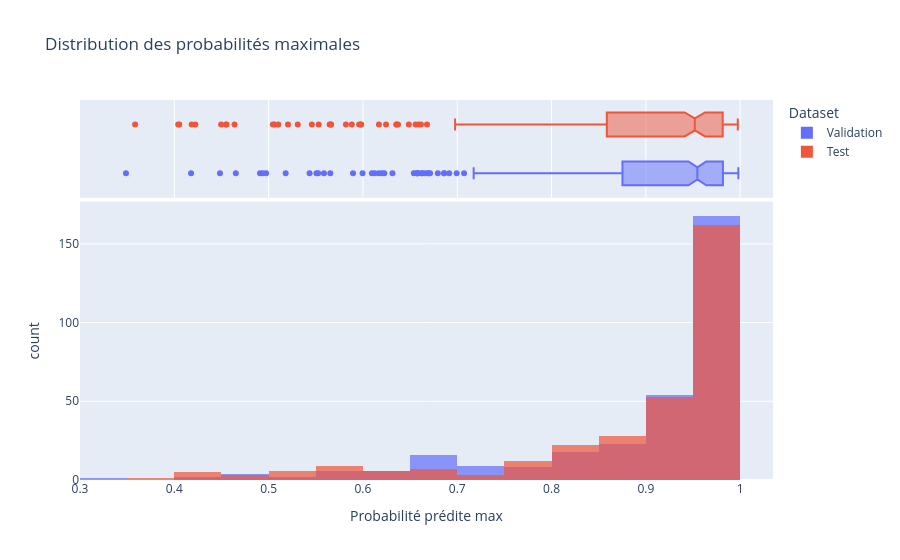
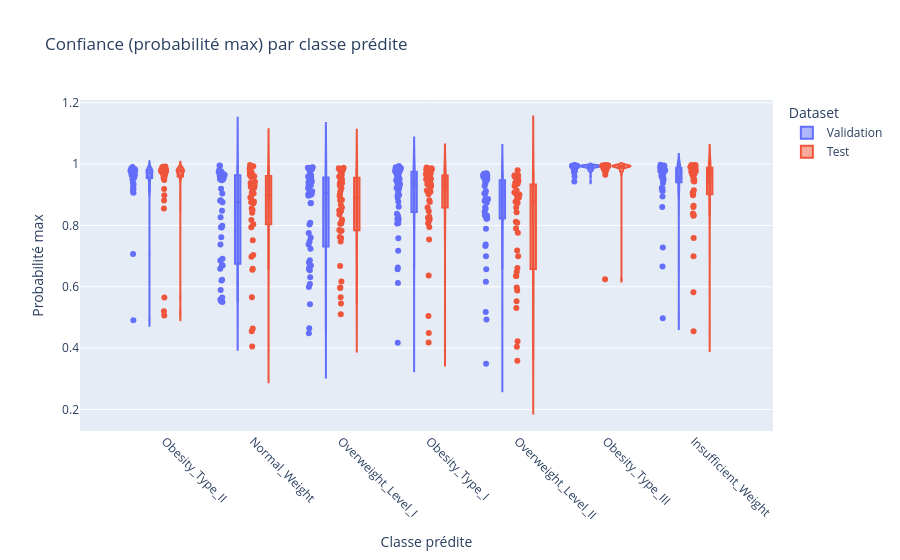
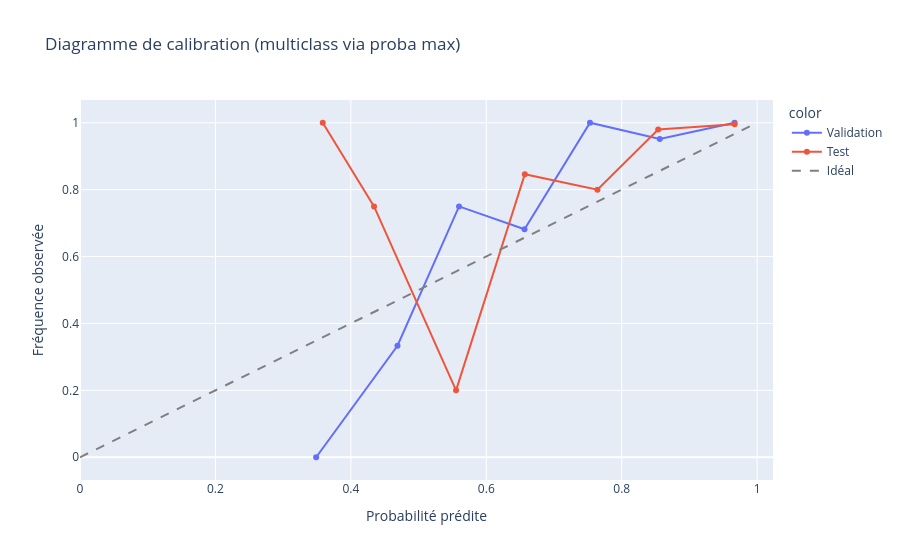

Here is the notebook cell these charts were saved with, in order:
### Markdown cell above
## 2. Model - Catboost

### Code cell
# ==================================================
# 1. Chargement & Configuration
# ==================================================
print("Load Big MultiClass Dataset (Diabetes)")

target_column = "NObeyesdad"

# Configuration modèle CatBoost (classification multiclasse)
config_model = {
    "loss_function": "MultiClass",     # Classification multiclasse
    "eval_metric": "MultiClass",       # Logloss multiclass
    "iterations": 500,                 # Nombre d'itérations
    "learning_rate": 0.05,             # Taux d’apprentissage
    "depth": 6,                        # Profondeur des arbres
    "l2_leaf_reg": 3.0,                # Régularisation L2
    "auto_class_weights": "Balanced",  # Poids auto si dataset déséquilibré
    "bootstrap_type": "Bernoulli",     # Sous-échantillonnage aléatoire
    "subsample": 0.8,                  # Ratio de données par arbre
    "random_seed": 42,                 # Reproductibilité
    "verbose": 100,                    # Logs toutes les 100 itérations
    # "early_stopping_rounds": 50,     # Peut être géré dans .fit(valid_set=...)
}

# Configuration entraînement batch-wise
config_training = {
    "num_batches": 3,              # Nombre de lots pour l'entraînement
    "max_patience": 2,             # Patience pour early stopping global
    "show_learning_curve": True,   # Afficher la courbe d'apprentissage
}

print("===== Configuration CatBoost =====")
pprint.pprint(config_model, sort_dicts=False)
print("=================================\n")

print("===== Configuration Training =====")
pprint.pprint(config_training, sort_dicts=False)
print("=================================\n")


# ==================================================
# 2. Instanciation & Entraînement
# ==================================================
print("Instantiating CatBoostTrainer...")
trainer = CatBoostTrainer()

print("Applying fit method...")
trainer.fit(
    train_dataframe=spark_train_df,
    valid_dataframe=spark_valid_df,
    target_column=target_column,
    config_training=config_training,
    config_model=config_model,
)


# ==================================================
# 3. Évaluation du modèle
# ==================================================
print("\n" + "="*40)
print("   Evaluating the Trained Model")
print("="*40 + "\n")

# Récupération du modèle entraîné
final_model = trainer.get_trained_model()

# Prédictions
y_pred_valid = final_model.predict(X_valid)
y_pred_test  = final_model.predict(X_test)

# --------------------------------------------------
# Matrices de confusion
# --------------------------------------------------
plot_confusion_matrices(
    y_true_valid=y_valid,
    y_pred_valid=y_pred_valid,
    y_true_test=y_test,
    y_pred_test=y_pred_test,
    class_names=encoder.classes_,
    normalize=True   # Normaliser pour afficher en %
)

# --------------------------------------------------
# Probabilités & Confiance
# --------------------------------------------------
y_proba_valid = final_model.predict_proba(X_valid)
y_proba_test  = final_model.predict_proba(X_test)

# Histogramme des probabilités maximales
plot_max_proba_distribution_px(y_proba_valid, y_proba_test)

# Violin plot par classe
plot_classwise_confidence_px(
    y_proba_valid,
    y_proba_test,
    class_names=encoder.classes_
)

# Courbe de calibration
plot_calibration_curve_px(
    y_valid, y_proba_valid,
    y_test, y_proba_test
)

### Figure 1 — Plotly figure (JSON) as saved in the notebook; plotly's stock layout.template omitted (floating-point values rounded to 4 significant figures; data arrays with more than 128 entries replaced by an {"elided": "..."} marker saying what was removed)
{"data": [{"bingroup": "x", "hovertemplate": "Dataset=Validation<br>Probabilité prédite max=%{x}<br>count=%{y}<extra></extra>", "legendgroup": "Validation", "marker": {"color": "#636efa", "opacity": 0.7, "pattern": {"shape": ""}}, "name": "Validation", "nbinsx": 20, "orientation": "v", "showlegend": true, "type": "histogram", "x": {"elided": "317 float values"}, "xaxis": "x", "yaxis": "y"}, {"hovertemplate": "Dataset=Validation<br>Probabilité prédite max=%{x}<extra></extra>", "legendgroup": "Validation", "marker": {"color": "#636efa"}, "name": "Validation", "notched": true, "showlegend": false, "type": "box", "x": {"elided": "317 float values"}, "xaxis": "x2", "yaxis": "y2"}, {"bingroup": "x", "hovertemplate": "Dataset=Test<br>Probabilité prédite max=%{x}<br>count=%{y}<extra></extra>", "legendgroup": "Test", "marker": {"color": "#EF553B", "opacity": 0.7, "pattern": {"shape": ""}}, "name": "Test", "nbinsx": 20, "orientation": "v", "showlegend": true, "type": "histogram", "x": {"elided": "317 float values"}, "xaxis": "x", "yaxis": "y"}, {"hovertemplate": "Dataset=Test<br>Probabilité prédite max=%{x}<extra></extra>", "legendgroup": "Test", "marker": {"color": "#EF553B"}, "name": "Test", "notched": true, "showlegend": false, "type": "box", "x": {"elided": "317 float values"}, "xaxis": "x2", "yaxis": "y2"}], "layout": {"barmode": "overlay", "legend": {"title": {"text": "Dataset"}, "tracegroupgap": 0}, "title": {"text": "Distribution des probabilités maximales"}, "xaxis": {"anchor": "y", "domain": [0, 1], "title": {"text": "Probabilité prédite max"}}, "xaxis2": {"anchor": "y2", "domain": [0, 1], "matches": "x", "showgrid": true, "showticklabels": false}, "yaxis": {"anchor": "x", "domain": [0, 0.7326], "title": {"text": "count"}}, "yaxis2": {"anchor": "x2", "domain": [0.7426, 1], "matches": "y2", "showgrid": false, "showline": false, "showticklabels": false, "ticks": ""}}}

### Figure 2 — Plotly figure (JSON) as saved in the notebook; plotly's stock layout.template omitted (floating-point values rounded to 4 significant figures; data arrays with more than 128 entries replaced by an {"elided": "..."} marker saying what was removed)
{"data": [{"alignmentgroup": "True", "box": {"visible": true}, "hovertemplate": "Dataset=Validation<br>Classe prédite=%{x}<br>Probabilité max=%{y}<extra></extra>", "legendgroup": "Validation", "marker": {"color": "#636efa"}, "name": "Validation", "offsetgroup": "Validation", "orientation": "v", "points": "all", "scalegroup": "True", "showlegend": true, "type": "violin", "x": {"elided": "317 str values"}, "x0": " ", "xaxis": "x", "y": {"elided": "317 float values"}, "y0": " ", "yaxis": "y"}, {"alignmentgroup": "True", "box": {"visible": true}, "hovertemplate": "Dataset=Test<br>Classe prédite=%{x}<br>Probabilité max=%{y}<extra></extra>", "legendgroup": "Test", "marker": {"color": "#EF553B"}, "name": "Test", "offsetgroup": "Test", "orientation": "v", "points": "all", "scalegroup": "True", "showlegend": true, "type": "violin", "x": {"elided": "317 str values"}, "x0": " ", "xaxis": "x", "y": {"elided": "317 float values"}, "y0": " ", "yaxis": "y"}], "layout": {"legend": {"title": {"text": "Dataset"}, "tracegroupgap": 0}, "title": {"text": "Confiance (probabilité max) par classe prédite"}, "violinmode": "group", "xaxis": {"anchor": "y", "domain": [0, 1], "tickangle": 45, "title": {"text": "Classe prédite"}}, "yaxis": {"anchor": "x", "domain": [0, 1], "title": {"text": "Probabilité max"}}}}

### Figure 3 — Plotly figure (JSON) as saved in the notebook; plotly's stock layout.template omitted (floating-point values rounded to 4 significant figures)
{"data": [{"hovertemplate": "color=Validation<br>Probabilité prédite=%{x}<br>Fréquence observée=%{y}<extra></extra>", "legendgroup": "Validation", "line": {"color": "#636efa", "dash": "solid"}, "marker": {"symbol": "circle"}, "mode": "lines+markers", "name": "Validation", "orientation": "v", "showlegend": true, "type": "scatter", "x": [0.3487, 0.4689, 0.5598, 0.6565, 0.7531, 0.8562, 0.9667], "xaxis": "x", "y": [0.0, 0.3333, 0.75, 0.6818, 1.0, 0.9512, 1.0], "yaxis": "y"}, {"hovertemplate": "color=Test<br>Probabilité prédite=%{x}<br>Fréquence observée=%{y}<extra></extra>", "legendgroup": "Test", "line": {"color": "#EF553B", "dash": "solid"}, "marker": {"symbol": "circle"}, "mode": "lines+markers", "name": "Test", "orientation": "v", "showlegend": true, "type": "scatter", "x": [0.3585, 0.4342, 0.5554, 0.6569, 0.7642, 0.8538, 0.9667], "xaxis": "x", "y": [1.0, 0.75, 0.2, 0.8462, 0.8, 0.98, 0.9953], "yaxis": "y"}, {"line": {"color": "gray", "dash": "dash"}, "mode": "lines", "name": "Idéal", "type": "scatter", "x": [0, 1], "y": [0, 1]}], "layout": {"legend": {"title": {"text": "color"}, "tracegroupgap": 0}, "title": {"text": "Diagramme de calibration (multiclass via proba max)"}, "xaxis": {"anchor": "y", "domain": [0, 1], "title": {"text": "Probabilité prédite"}}, "yaxis": {"anchor": "x", "domain": [0, 1], "title": {"text": "Fréquence observée"}}}}
